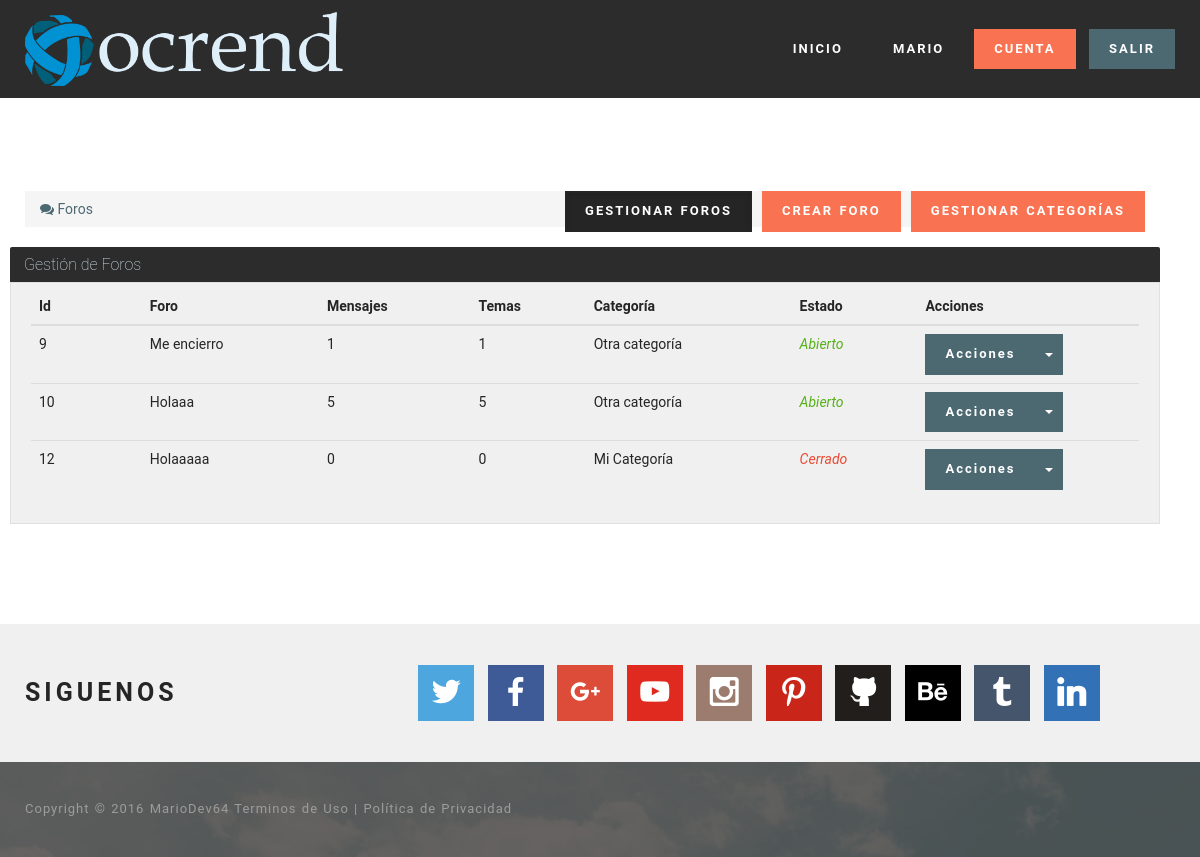
Page /?view=configforos (signed in) on the committed database.
### tables this page shows
CREATE TABLE `users` (
  `id` bigint(255) NOT NULL,
  `user` varchar(17) NOT NULL,
  `pass` varchar(50) NOT NULL,
  `email` varchar(40) NOT NULL,
  `permisos` int(1) NOT NULL DEFAULT '0',
  `activo` int(1) NOT NULL DEFAULT '0',
  `keyreg` varchar(120) NOT NULL DEFAULT '',
  `keypass` varchar(40) NOT NULL,
  `new_pass` varchar(30) NOT NULL,
  `ultima_conexion` int(32) NOT NULL DEFAULT '1471096252',
  `no_leidos` text NOT NULL,
  `img` varchar(80) NOT NULL DEFAULT 'default.jpg',
  `firma` varchar(255) NOT NULL,
  `rango` varchar(70) NOT NULL DEFAULT 'Usuario',
  `edad` int(3) NOT NULL DEFAULT '16',
  `fecha_reg` varchar(11) NOT NULL DEFAULT '10/10/9999',
  `biografia` text NOT NULL,
  `mensajes` int(11) NOT NULL DEFAULT '0'
);

CREATE TABLE `foros` (
  `id` int(200) NOT NULL,
  `nombre` varchar(255) NOT NULL,
  `descrip` varchar(255) NOT NULL,
  `cantidad_mensajes` bigint(250) NOT NULL DEFAULT '0',
  `cantidad_temas` bigint(250) NOT NULL DEFAULT '0',
  `id_categoria` int(70) NOT NULL DEFAULT '1',
  `estado` int(1) NOT NULL DEFAULT '1',
  `ultimo_tema` varchar(255) NOT NULL,
  `id_ultimo_tema` bigint(255) NOT NULL
);

CREATE TABLE `categorias` (
  `id` int(11) NOT NULL,
  `nombre` varchar(255) NOT NULL
);

### core/bin/functions/Users.php (called while the page is built, shortened)
<?php
function Users(){
  $db = new Conexion();
  $query = $db->query("SELECT timer FROM config WHERE id='1' LIMIT 1;");
  $timer = $db->recorrer($query)[0];
  $db->liberar($query);
  $sql = $db->query("SELECT * FROM users;");
  $usuarios_actuales = $db->rows($sql);
  if ($_SESSION['cantidad_usuarios'] != $usuarios_actuales or (time() - 60) <= $timer){
    while($d = $db->recorrer($sql)){
      $users[$d['id']] = $d;
    }
  }else{
    if (!isset($_SESSION['users'])) {
      while($d = $db->recorrer($sql)){
        $users[$d['id']] = $d;
      }
    }else{
      $users = $_SESSION['users'];
    }
  }
  return $_SESSION['users'];
}
?>

### core/core.php (called while the page is built, shortened)
<?php
require('core/models/class.Conexion.php');
require('core/bin/functions/Users.php');
require('core/bin/functions/Categorias.php');
require('core/bin/functions/Foros.php');
$_users = Users();
$_categorias = Categorias();
$_foros = Foros();
?>

### core/models/class.Conexion.php (called while the page is built, shortened)
<?php
class Conexion extends mysqli{
  public function rows($query){
    return mysqli_num_rows($query);
  }
  public function liberar($query){
    return mysqli_free_result($query);
  }
  public function recorrer($query){
    return mysqli_fetch_array($query);
  }
}
?>

### core/bin/functions/Foros.php (called while the page is built, shortened)
<?php
function Foros(){
  $db = new Conexion();
  $sql = $db->query("SELECT * FROM foros;");
  if($db->rows($sql) > 0){
    while ($data = $db->recorrer($sql)) {
      $foros[$data['id']] = $data;
    }
  }else{
    $foros = false;
  }
  return $foros;
}
?>

### core/bin/functions/Categorias.php (called while the page is built, shortened)
<?php
function Categorias() {
  $db = new Conexion();
  $sql = $db->query("SELECT * FROM categorias;");
  if($db->rows($sql) > 0) {
    while($data = $db->recorrer($sql)) {
      $categorias[$data['id']] = $data;
    }
  } else {
    $categorias = false;
  }
  return $categorias;
}
?>

### html/foros/all_foros.php (the view, shortened to what this page needs)
<?php include(HTML_DIR . 'overall/header.php'); ?>
 <body>
 <?php include(HTML_DIR . '/overall/topnav.php'); ?>
 <section class="mbr-section mbr-after-navbar">
 <div class="mbr-section__container container mbr-section__container--isolated">
   <div class="row container">
   <div class="pull-right">
     <div class="mbr-navbar__column"><ul class="mbr-navbar__items mbr-navbar__items--right mbr-buttons mbr-buttons--freeze mbr-buttons--right btn-inverse mbr-buttons--active"><li class="mbr-navbar__item">
          <a class="mbr-buttons__btn btn btn-danger active" href="?view=configforos">GESTIONAR FOROS</a>
      </li></ul></div>
      <div class="mbr-navbar__column"><ul class="mbr-navbar__items mbr-navbar__items--right mbr-buttons mbr-buttons--freeze mbr-buttons--right btn-inverse mbr-buttons--active"><li class="mbr-navbar__item">
          <a class="mbr-buttons__btn btn btn-danger" href="?view=configforos&mode=add">CREAR FORO</a>
      </li></ul></div>
       <div class="mbr-navbar__column"><ul class="mbr-navbar__items mbr-navbar__items--right mbr-buttons mbr-buttons--freeze mbr-buttons--right btn-inverse mbr-buttons--active"><li class="mbr-navbar__item">
           <a class="mbr-buttons__btn btn btn-danger" href="?view=categorias">GESTIONAR CATEGORÍAS</a>
       </li></ul></div>
     </div>
     <ol class="breadcrumb">
       <li><a href="?view=index"><i class="fa fa-comments"></i> Foros</a></li>
     </ol>
 </div>
 <div class="row categorias_con_foros">
   <div class="col-sm-12">
       <div class="row titulo_categoria">Gestión de Foros</div>
       <div class="row cajas">
         <div class="col-md-12">
           <?php
           if(false != $_foros) {
            $HTML = '<table class="table"><thead><tr>
            <th style="width: 10%">Id</th>
            <th>Foro</th>
            <th>Mensajes</th>
            <th>Temas</th>
            <th>Categoría</th>
            <th>Estado</th>
            <th style="width: 20%">Acciones</th>
            </tr></thead>
            <tbody>';
             foreach($_foros as $id_foro => $content_array) {
                $estado = $_foros[$id_foro]['estado'] == 1 ? '<em style="color:#56b018">Abierto</em>' : '<em style="color:#eb4a34">Cerrado</em>';
                 $HTML .= '<tr>
                   <td>'.$_foros[$id_foro]['id'].'</td>
                   <td>'.$_foros[$id_foro]['nombre'].'</td>
                   <td>'.$_foros[$id_foro]['cantidad_mensajes'].'</td>
                   <td>'.$_foros[$id_foro]['cantidad_temas'].'</td>
                   <td>'.$_categorias[$_foros[$id_foro]['id_categoria']]['nombre'].'</td>
                   <td>'. $estado .'</td>
                   <td>
                     <div class="btn-group">
                      <a href="#" class="btn btn-primary">Acciones</a>
                      <a href="#" class="btn btn-primary dropdown-toggle" data-toggle="dropdown"><span class="caret"></span></a>
                      <ul class="dropdown-menu">
                        <li><a href="?view=configforos&mode=edit&id='.$_foros[$id_foro]['id'].'">Editar</a></li>
                        <li><a onclick="DeleteItem(\'¿Está seguro de eliminar este foro?\',\'?view=configforos&mode=delete&id='.$_foros[$id_foro]['id'].'\')">Eliminar</a></li>
                      </ul>
                    </div>
                   </td>
                 </tr>';
             }
             $HTML .= '</tbody></table>';
           } else {
             $HTML = '<div class="alert alert-dismissible alert-info"><strong>INFORMACIÓN: </strong> Todavía no existe ningún foro.</div>';
           }
           echo $HTML;
           ?>
         </div>
       </div>
   </div>
 </div>
 </div>
 </section>
 <?php include(HTML_DIR . 'overall/footer.php'); ?>
 </body>
 </html>

### html/overall/topnav.php (shortened to what this page needs)
<section class="mbr-navbar mbr-navbar--freeze mbr-navbar--absolute mbr-navbar--sticky mbr-navbar--auto-collapse" id="ext_menu-0">
    <div class="mbr-navbar__section mbr-section">
        <div class="mbr-section__container container">
            <div class="mbr-navbar__container">
                <div class="mbr-navbar__column mbr-navbar__column--s mbr-navbar__brand">
                    <span class="mbr-navbar__brand-link mbr-brand mbr-brand--inline">
                        <span class="mbr-brand__logo"><a href="?view=index"><img class="mbr-navbar__brand-img mbr-brand__img" src="views/images/logo.png" alt="Mobirise"></a></span>
                    </span>
                </div>
                <div class="mbr-navbar__column mbr-navbar__menu">
                    <nav class="mbr-navbar__menu-box mbr-navbar__menu-box--inline-right">
                        <div class="mbr-navbar__column"><ul class="mbr-navbar__items mbr-navbar__items--right mbr-buttons mbr-buttons--freeze mbr-buttons--right btn-decorator mbr-buttons--active"><li class="mbr-navbar__item">
                          <a class="mbr-buttons__link btn text-white" href="#">INICIO</a></li><li class="mbr-navbar__item">
                        <?php
                        if (!isset($_SESSION['app_id'])) {
                          echo '<a class="mbr-buttons__link btn text-white" data-toggle="modal" data-target="#Login">INICIAR SESIÓN</a></li><li class="mbr-navbar__item">
                          <div class="mbr-navbar__column"><ul class="mbr-navbar__items mbr-navbar__items--right mbr-buttons mbr-buttons--freeze mbr-buttons--right btn-inverse mbr-buttons--active"><li class="mbr-navbar__item"><a class="mbr-buttons__btn btn btn-danger" data-toggle="modal" data-target="#Registro">REGISTRARSE</a></li></ul></div>';
                        }else{
                          echo '<a class="mbr-buttons__link btn text-white" href="?view=perfil&id='.$_SESSION['app_id'].'">'. strtoupper($_users[$_SESSION['app_id']]['user']) .'</a></li><li class="mbr-navbar__item">
                          <div class="mbr-navbar__column"><ul class="mbr-navbar__items mbr-navbar__items--right mbr-buttons mbr-buttons--freeze mbr-buttons--right btn-inverse mbr-buttons--active"><li class="mbr-navbar__item"><a class="mbr-buttons__btn btn btn-danger" href="?view=cuenta">CUENTA</a></li></ul></div>
                          <div class="mbr-navbar__column"><ul class="mbr-navbar__items mbr-navbar__items--right mbr-buttons mbr-buttons--freeze mbr-buttons--right btn-inverse mbr-buttons--active"><li class="mbr-navbar__item"><a class="mbr-buttons__btn btn btn-primary" href="?view=logout">SALIR</a></li></ul></div>';
                        }
                        ?>
                    </nav>
                </div>
            </div>
        </div>
    </div>
</section>

### views/mobirise/css/style.css (style rules this page uses)
html { position: relative; min-height: 100%; }
.mbr-navbar { position: relative; width: 100%; }
.mbr-navbar:before { content: ""; display: block; }
.mbr-navbar__brand-link:after, .mbr-navbar__brand-img { height: 74px; }
.mbr-navbar:before, .mbr-navbar__container { height: 98px; }
.mbr-navbar__brand-img { position: relative; }
.mbr-navbar__brand-img, .mbr-navbar__container, .mbr-navbar__section { -webkit-transition: all 300ms ease-in-out 0s; -o-transition: all 300ms ease-in-out 0s; transition: all 300ms ease-in-out 0s; }
.mbr-navbar__section { background: #2c2c2c; height: auto; position: absolute; top: 0; width: 100%; z-index: 1000; }
.mbr-navbar__container { display: table; padding: 12px 0; width: 100%; }
.mbr-navbar__menu-box { display: table; width: 100%; }
.mbr-navbar__menu-box--inline-left, .mbr-navbar__menu-box--inline-center, .mbr-navbar__menu-box--inline-right { display: block; text-align: left; }
.mbr-navbar__menu-box--inline-right { text-align: right; }
.mbr-navbar__column { display: table-cell; vertical-align: middle; }
.mbr-navbar__column--s { width: 20%; }
.mbr-navbar__menu-box--inline-left .mbr-navbar__column, .mbr-navbar__menu-box--inline-center .mbr-navbar__column, .mbr-navbar__menu-box--inline-right .mbr-navbar__column { display: inline-block; }
.mbr-navbar__items { float: left; padding-left: 0px; position: relative; left: -20px; }
.mbr-navbar__items--right { float: right; left: 0; }
.mbr-navbar__item { display: block; float: left; position: relative; }
.mbr-navbar--sticky .mbr-navbar__section { position: fixed; }
.mbr-navbar--absolute { position: absolute; }
.mbr-after-navbar:before { content: ""; display: block; height: 98px; }
.mbr-brand { display: block; float: left; position: relative; }
.mbr-brand, .mbr-brand:hover { text-decoration: none; }
.mbr-brand--inline { display: table; }
.mbr-brand--inline:after { content: ""; display: table-cell; width: 1px; }
.mbr-brand--inline .mbr-brand__logo, .mbr-brand--inline .mbr-brand__name { display: table-cell; vertical-align: middle; }
.mbr-brand--inline .mbr-brand__logo { padding-right: 10px; }
.mbr-section { padding: 0 20px; }
.mbr-section__container { padding: 0; position: relative; z-index: 3; }
.mbr-section__container--isolated { padding-bottom: 93px; padding-top: 93px; }
.mbr-buttons { margin: -26px 0 13px 0; position: relative; text-align: left; top: 26px; }
.mbr-buttons__btn, .mbr-buttons__link { margin: 0 10px 13px 0; }
.mbr-buttons__btn, .mbr-buttons__link, .mbr-buttons__btn:hover, .mbr-buttons__link:hover { text-decoration: none; }
.mbr-buttons--right { text-align: right; }
.mbr-buttons--right .mbr-buttons__btn, .mbr-buttons--right .mbr-buttons__link { margin: 0 0 13px 10px; }

### views/mobirise/css/mbr-additional.css (style rules this page uses)
#ext_menu-0 .mbr-navbar__section { background: #2c2c2c; }

### views/app/css/format.css (style rules this page uses)
.titulo_categoria { background-color: #2c2c2c; color: #dfeff9; font-weight: 100; font-size: 16px; width: 100%; height: 35px; line-height: 35px; padding-left: 14px; border-top-left-radius: 2px; border-top-right-radius: 2px; -moz-border-top-left-radius: 2px; -mozborder-top-right-radius: 2px; -webkit-border-top-left-radius: 2px; -webkit-border-top-right-radius: 2px; }
.categorias_con_foros { margin-bottom: 7px; }
.cajas { width: 100%; padding: 8px 5px 5px 5px; background: #f0f0f0; border: 1px solid #e0e0e0; height: auto!important; }
.cajas { width: 100%; padding: 5px; background: #f0f0f0; border: 1px solid #e0e0e0; height: auto!important; }
a { cursor: pointer; text-decoration: none; }

### rows in the picture
users: user "MARIO"
foros: id "9", nombre "Me encierro", cantidad_mensajes "1", cantidad_temas "1", nombre "Otra categoría", estado "Abierto"
foros: id "10", nombre "Holaaa", cantidad_mensajes "5", cantidad_temas "5", nombre "Otra categoría", estado "Abierto"
foros: id "12", nombre "Holaaaaa", cantidad_mensajes "0", cantidad_temas "0", id_categoria.nombre "Mi Categoría", estado "Cerrado"

### other values in the picture
COPY_RIGHT "Copyright © 2016 MarioDev64"
